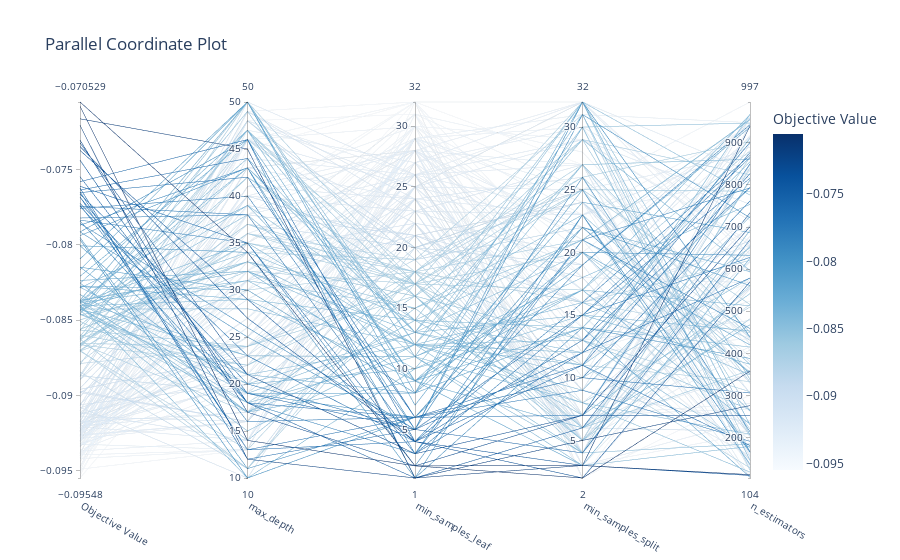

Notebook source saved alongside this figure:
### Code cell
optuna.visualization.plot_parallel_coordinate(study)

### Figure 1 — Plotly figure (JSON) as saved in the notebook; plotly's stock layout.template omitted (floating-point values rounded to 4 significant figures; data arrays with more than 128 entries replaced by an {"elided": "..."} marker saying what was removed)
{"data": [{"dimensions": [{"label": "Objective Value", "range": [-0.09548, -0.07053], "values": {"elided": "200 float values"}}, {"label": "max_depth", "range": [10, 50], "values": {"elided": "200 int values"}}, {"label": "min_samples_leaf", "range": [1, 32], "values": {"elided": "200 int values"}}, {"label": "min_samples_split", "range": [2, 32], "values": {"elided": "200 int values"}}, {"label": "n_estimators", "range": [104, 997], "values": {"elided": "200 int values"}}], "labelangle": 30, "labelside": "bottom", "line": {"color": {"elided": "200 float values"}, "colorbar": {"title": {"text": "Objective Value"}}, "colorscale": [[0, "rgb(247,251,255)"], [0.125, "rgb(222,235,247)"], [0.25, "rgb(198,219,239)"], [0.375, "rgb(158,202,225)"], [0.5, "rgb(107,174,214)"], [0.625, "rgb(66,146,198)"], [0.75, "rgb(33,113,181)"], [0.875, "rgb(8,81,156)"], [1, "rgb(8,48,107)"]], "reversescale": false, "showscale": true}, "type": "parcoords"}], "layout": {"title": {"text": "Parallel Coordinate Plot"}}}
